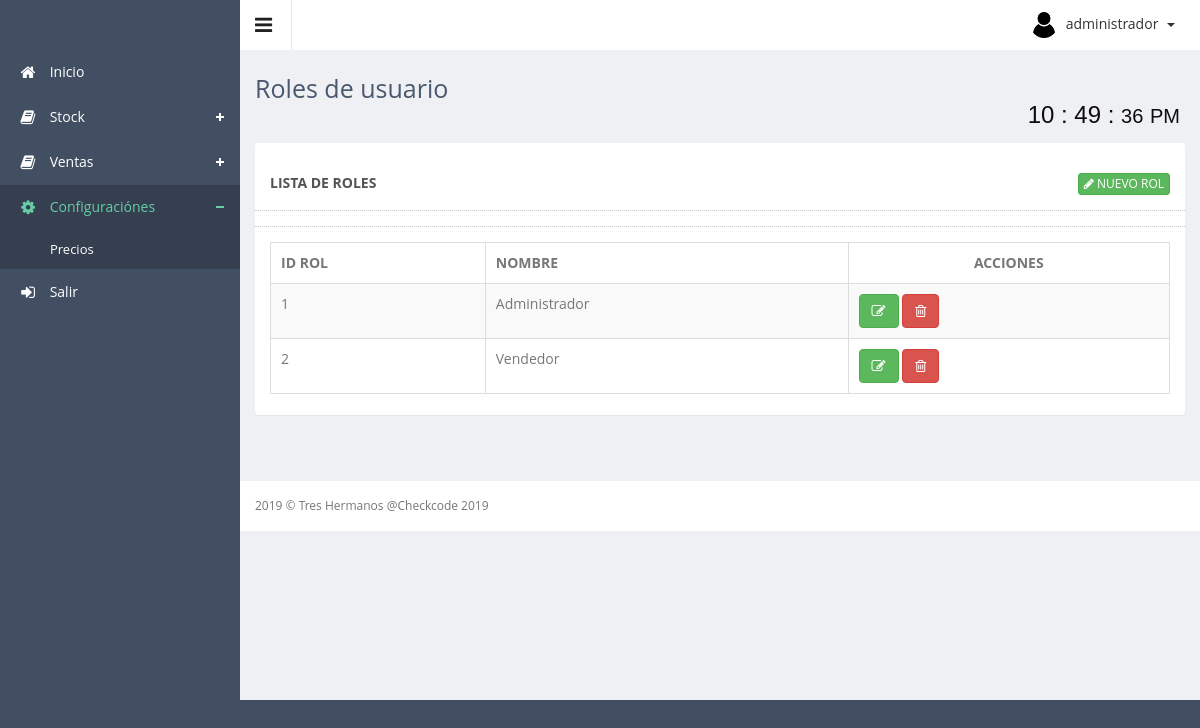
/app/controller/user/roles_usuario.php (signed in), run on the app's committed database.
### tables this page shows
CREATE TABLE `roles` (
  `id_rol` int(11) NOT NULL,
  `nombre` varchar(20) DEFAULT NULL,
  `estado` tinyint(1) DEFAULT '1'
);

### app/controller/user/roles_usuario.php (called while the page is built, shortened)
<?php
	require_once ("../../config/conexion.php");
	if (!($roles = $con->query("SELECT * FROM roles where estado = 1 "))) {
    	echo "Falló SELECT: (" . $con->errno . ") " . $con->error;
	}
	require_once ('../../../public/views/plantilla.php');
?>

### public/views/user/roles_usuario.php (the view, shortened to what this page needs)
<div class="row">
    <div class="col-sm-12">
        <section class="panel">
            <header class="panel-heading">
                <div class="row panel-heading">
                    LISTA DE ROLES
                    <span class="pull-right">
                        <a href="#modal_Registrar" class="btn btn-xs btn-success" data-toggle="modal">
                            <span class="fa fa-pencil"></span> NUEVO ROL
                        </a>
                    </span>
                </div>
            </header>
            <div class="panel-body">
                <div class="adv-table" >
                    <table  class="display table table-bordered table-striped" id="tbRoles">
                        <thead>
                            <tr>
                                <th>ID ROL</th>
                                <th>NOMBRE</th>
                                <th class="text-center">ACCIONES</th>
                            </tr>
                        </thead>
                        <tbody>
                            <?php foreach ($roles as $rol): ?>
                            <tr class="gradeX">
                                <td><?php echo $rol['id_rol']; ?></td>
								<td><?php echo $rol['nombre']; ?></td>
                                <td >
                                    <a class="btn btn-success" href="#modalEditar" role="button" data-placement="top" title="Editar" data-toggle="modal" onclick="obtener_datos(<?php echo $rol['id_rol'] ?>)">
                                        <span class="fa fa-edit" ></span>
                                    </a>
                                    <a class="btn btn-danger" href="#modalEliminar" role="button" data-toggle="modal" data-placement="top" title="Eliminar" onclick="eliminar_datos(<?php echo $rol['id_rol'] ?>)">
                                        <span class="fa fa-trash-o"></span>
                                    </a>
                                </td>
                            </tr>
                        <?php endforeach ?>
                    </tbody>
                </table>
            </div>
        </div>
    </section>
</div>
</div>

### resources/assets/js/advanced-datatable/css/demo_table.css (style rules this page uses)
table.display { margin: 0 auto; clear: both; width: 100%; }
table.display thead th { padding: 3px 18px 3px 10px; border-bottom: 1px solid black; font-weight: bold; cursor: pointer; * cursor: hand; }
table.display td { padding: 3px 10px; }
table.display tr.gradeX { background-color: #ffdddd; }

### data on the page
roles: id_rol "1", nombre "Administrador"
roles: id_rol "2", nombre "Vendedor"

### other printed values
$_SESSION['nombre'] "administrador"
$subTitulo "Roles de usuario"
